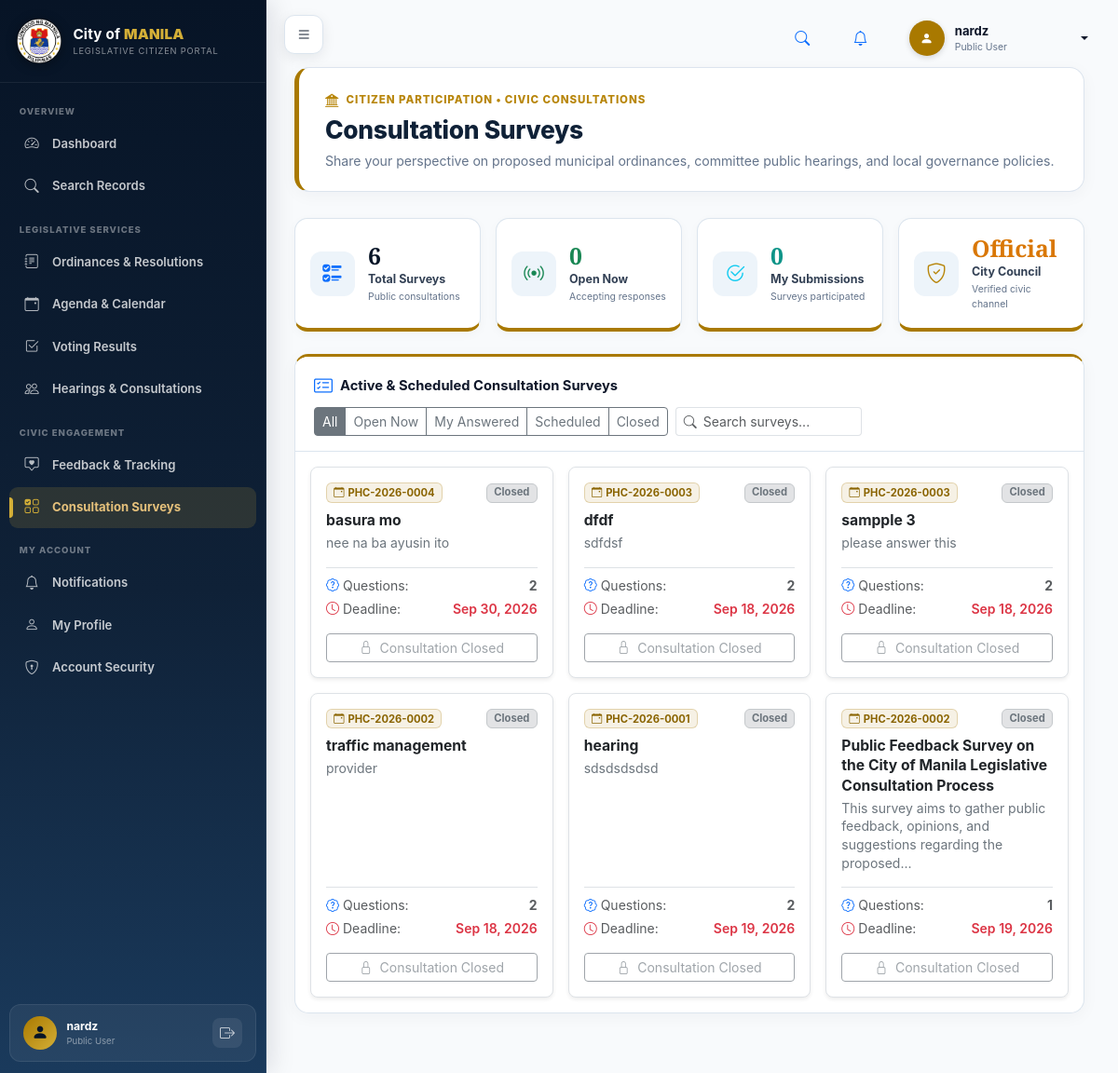
Screenshot of /citizen_portal/modules/surveys/index.php (signed in) with the database file from the repository.
### tables this page shows
CREATE TABLE `users` (
  `id` int(11) NOT NULL,
  `username` varchar(100) DEFAULT NULL,
  `full_name` varchar(150) NOT NULL,
  `email` varchar(150) NOT NULL,
  `phone` varchar(50) DEFAULT NULL,
  `password` varchar(255) NOT NULL,
  `role_id` int(11) NOT NULL,
  `office_id` int(11) DEFAULT NULL,
  `department_id` int(11) DEFAULT NULL,
  `status` varchar(50) DEFAULT 'Active',
  `created_at` timestamp NOT NULL DEFAULT current_timestamp(),
  `last_login_at` datetime DEFAULT NULL,
  `updated_at` timestamp NOT NULL DEFAULT current_timestamp() ON UPDATE current_timestamp(),
  `deleted_at` datetime DEFAULT NULL
);

CREATE TABLE `roles` (
  `id` int(11) NOT NULL,
  `name` varchar(100) NOT NULL,
  `created_at` timestamp NOT NULL DEFAULT current_timestamp()
);

CREATE TABLE `surveys` (
  `id` int(11) NOT NULL,
  `title` varchar(255) NOT NULL,
  `description` text DEFAULT NULL,
  `status` varchar(50) DEFAULT 'Active',
  `created_at` timestamp NOT NULL DEFAULT current_timestamp(),
  `hearing_id` int(11) DEFAULT NULL,
  `legislative_item_id` int(11) DEFAULT NULL,
  `created_by` int(11) DEFAULT NULL,
  `opens_at` datetime DEFAULT NULL,
  `closes_at` datetime DEFAULT NULL,
  `updated_at` timestamp NOT NULL DEFAULT current_timestamp() ON UPDATE current_timestamp()
);

CREATE TABLE `hearings` (
  `id` int(11) NOT NULL,
  `legislative_item_id` int(11) DEFAULT NULL,
  `reference_number` varchar(100) DEFAULT NULL,
  `title` varchar(255) NOT NULL,
  `hearing_type_id` int(11) DEFAULT NULL,
  `committee_id` int(11) DEFAULT NULL,
  `venue` varchar(255) DEFAULT NULL,
  `hearing_date` date NOT NULL,
  `end_date` date DEFAULT NULL,
  `hearing_time` time NOT NULL,
  `end_time` time DEFAULT NULL,
  `status` varchar(50) NOT NULL DEFAULT 'Upcoming',
  `description` text DEFAULT NULL,
  `created_at` timestamp NOT NULL DEFAULT current_timestamp(),
  `registration_deadline` datetime DEFAULT NULL,
  `maximum_participants` int(11) DEFAULT NULL,
  `meeting_link` varchar(500) DEFAULT NULL,
  `visibility` varchar(30) DEFAULT 'Public',
  `created_by` int(11) DEFAULT NULL,
  `updated_at` timestamp NOT NULL DEFAULT current_timestamp() ON UPDATE current_timestamp(),
  `cancelled_at` datetime DEFAULT NULL,
  `cancellation_reason` text DEFAULT NULL
);

### citizen_portal/modules/surveys/index.php (the view, shortened to what the rows shown need)
<?php
requireLogin();
$pdo = db();
$userId = currentUserId();
$extraCss = [appUrl('assets/css/public-modules.css')];
$stmt = $pdo->prepare(
    'SELECT s.*,
            h.reference_number hearing_reference,
            h.title hearing_title,
            li.reference_number legislative_reference,
            li.title legislative_title,
            (SELECT COUNT(*) FROM survey_questions q WHERE q.survey_id = s.id) AS question_count,
            (SELECT COUNT(*) FROM survey_submissions ss WHERE ss.survey_id = s.id AND ss.user_id = :user) AS has_answered,
            (SELECT MAX(submitted_at) FROM survey_submissions ss WHERE ss.survey_id = s.id AND ss.user_id = :user2) AS user_submitted_at
     FROM surveys s
     LEFT JOIN hearings h ON h.id = s.hearing_id
     LEFT JOIN legislative_items li ON li.id = s.legislative_item_id
     WHERE s.status IN ("Active", "Closed")
     ORDER BY s.created_at DESC, s.id DESC'
);
$stmt->execute([':user' => $userId, ':user2' => $userId]);
$surveys = $stmt->fetchAll(PDO::FETCH_ASSOC);
include __DIR__ . '/../../layouts/header.php';
?>
<div class="app-shell">
<?php include __DIR__ . '/../../layouts/sidebar.php'; ?>
<main class="main-content">
  <div class="page-head">
    <div>
      <h1>Consultation Surveys</h1>
    </div>
  </div>
  <div class="card portal-card mb-4" style="border-top: 3.5px solid #a97900 !important;">
    <div class="card-body p-3">
      <?php if (empty($surveys)): ?>
        <div class="text-center py-5 text-muted">
          <i class="bi bi-clipboard-x fs-1 d-block mb-2 text-secondary opacity-50"></i>
          <strong>No consultation surveys available at this moment.</strong>
          <p class="small text-muted mb-0">Surveys will appear here whenever city council committees conduct public polling.</p>
        </div>
      <?php else: ?>
        <div class="row g-3" id="surveysList">
          <?php foreach ($surveys as $s): ?>
            <?php
              $sid = (int)$s['id'];
              $hasAnswered = (int)$s['has_answered'] > 0;
              $wStatus = $s['window_status'];
              $searchString = strtolower(
                  $s['title'] . ' ' .
                  ($s['description'] ?? '') . ' ' .
                  ($s['hearing_reference'] ?? '') . ' ' .
                  ($s['hearing_title'] ?? '') . ' ' .
                  ($s['legislative_reference'] ?? '')
              );
            ?>
            <div class="col-md-6 col-xl-4 survey-item-col"
                 data-status="<?= strtolower($wStatus) ?>"
                 data-answered="<?= $hasAnswered ? 'answered' : 'not-answered' ?>"
                 data-search="<?= e($searchString) ?>">
              <div class="card h-100 border rounded-3 p-3 shadow-sm d-flex flex-column justify-content-between" style="transition: transform 0.15s ease, box-shadow 0.15s ease; background: #ffffff;">
                <div>
                  <div class="d-flex justify-content-between align-items-center mb-2">
                    <?php if (!empty($s['hearing_reference'])): ?>
                      <span class="badge" style="background: rgba(169, 121, 0, 0.1); color: #8A6400; border: 1px solid rgba(169, 121, 0, 0.25); font-size: 0.7rem;">
                        <i class="bi bi-calendar-event me-1"></i><?= e($s['hearing_reference']) ?>
                      </span>
                    <?php elseif (!empty($s['legislative_reference'])): ?>
                      <span class="badge bg-light text-dark border" style="font-size: 0.7rem;">
                        <i class="bi bi-file-earmark-text me-1"></i><?= e($s['legislative_reference']) ?>
                      </span>
                    <?php else: ?>
                      <span class="badge bg-light text-secondary border" style="font-size: 0.7rem;">
                        Civic Consultation
                      </span>
                    <?php endif; ?>
                    <?php if ($hasAnswered): ?>
                      <span class="badge bg-success-subtle text-success border border-success-subtle" style="font-size: 0.7rem;">
                        <i class="bi bi-check-circle-fill me-1"></i>Answered ✓
                      </span>
                    <?php elseif ($wStatus === 'Open'): ?>
                      <span class="badge bg-success-subtle text-success border border-success-subtle" style="font-size: 0.7rem;">
                        <i class="bi bi-broadcast me-1"></i>Open Now
                      </span>
                    <?php elseif ($wStatus === 'Scheduled'): ?>
                      <span class="badge bg-warning-subtle text-warning-emphasis border border-warning-subtle" style="font-size: 0.7rem;">
                        <i class="bi bi-clock-history me-1"></i>Scheduled
                      </span>
                    <?php else: ?>
                      <span class="badge bg-secondary-subtle text-secondary border border-secondary-subtle" style="font-size: 0.7rem;">
                        Closed
                      </span>
                    <?php endif; ?>
                  </div>
                  <h6 class="fw-bold text-dark mb-1" style="font-size: 0.98rem; line-height: 1.35;">
                    <?= e($s['title']) ?>
                  </h6>
                  <?php if (!empty($s['description'])): ?>
                    <p class="text-secondary small mb-3" style="line-height: 1.4;">
                      <?= e(mb_strimwidth($s['description'], 0, 95, '...')) ?>
                    </p>
                  <?php else: ?>
                    <p class="text-muted small fst-italic mb-3">No additional description provided.</p>
                  <?php endif; ?>
                </div>
                <div>
                  <div class="border-top pt-2 mb-3 small text-muted">
                    <div class="d-flex justify-content-between align-items-center mb-1">
                      <span><i class="bi bi-patch-question me-1 text-primary"></i>Questions:</span>
                      <strong><?= (int)$s['question_count'] ?></strong>
                    </div>
                    <?php if (!empty($s['closes_at'])): ?>
                      <div class="d-flex justify-content-between align-items-center">
                        <span><i class="bi bi-clock me-1 text-danger"></i>Deadline:</span>
                        <span class="text-danger fw-semibold"><?= formatDate($s['closes_at']) ?></span>
                      </div>
                    <?php endif; ?>
                  </div>
                  <div class="d-grid">
                    <?php if ($hasAnswered): ?>
                      <a href="take.php?id=<?= $sid ?>" class="btn btn-sm btn-outline-success">
                        <i class="bi bi-eye me-1"></i> View My Response
                      </a>
                    <?php elseif ($wStatus === 'Open'): ?>
                      <a href="take.php?id=<?= $sid ?>" class="btn btn-sm btn-primary">
                        <i class="bi bi-pencil-square me-1"></i> Answer Survey
                      </a>
                    <?php elseif ($wStatus === 'Scheduled'): ?>
                      <button type="button" class="btn btn-sm btn-outline-secondary" disabled>
                        <i class="bi bi-clock me-1"></i> Opens <?= !empty($s['opens_at']) ? date('M d, Y', strtotime($s['opens_at'])) : 'Soon' ?>
                      </button>
                    <?php else: ?>
                      <button type="button" class="btn btn-sm btn-outline-secondary" disabled>
                        <i class="bi bi-lock me-1"></i> Consultation Closed
                      </button>
                    <?php endif; ?>
                  </div>
                </div>
              </div>
            </div>
          <?php endforeach; ?>
        </div>
      <?php endif; ?>
    </div>
  </div>
</main>
</div>
<?php include __DIR__ . '/../../layouts/footer.php'; ?>

### citizen_portal/layouts/header.php (shortened to what the rows shown need)
<?php
$user = currentUser();
?>
<!doctype html>
<html lang="en">
<head>
<link rel="stylesheet" href="https://cdn.jsdelivr.net/npm/bootstrap@5.3.3/dist/css/bootstrap.min.css">
<link rel="stylesheet" href="https://cdn.jsdelivr.net/npm/bootstrap-icons@1.11.3/font/bootstrap-icons.css">
<link rel="stylesheet" href="<?= e(appUrl('assets/css/style.css?v=' . time())) ?>">
<link rel="stylesheet" href="<?= e(appUrl('assets/css/orlms-shell.css?v=' . time())) ?>">
<?php if(!empty($extraCss)): foreach($extraCss as $css): ?>
<link rel="stylesheet" href="<?= e($css) ?>">
<?php endforeach; endif; ?>
</head>
<body>
<header class="orlms-topbar">
    <div class="orlms-topbar-actions">
        <div class="dropdown">
            <button class="orlms-user-button dropdown-toggle" type="button" data-bs-toggle="dropdown" aria-expanded="false">
                <div class="orlms-user-copy">
                    <strong><?= e($user['full_name'] ?? 'Citizen User') ?></strong>
                    <small><?= e($user['role_name'] ?? 'Public Citizen') ?></small>
                </div>
            </button>
        </div>
    </div>
</header>

### citizen_portal/layouts/sidebar.php (shortened to what the rows shown need)
<?php
$user = currentUser();
?>
<aside class="sidebar orlms-sidebar" id="sidebar">
    <div class="sidebar-user-footer">
        <div class="user-info-text">
            <strong><?= e($user['full_name'] ?? 'Citizen User') ?></strong>
            <small><?= e($user['role_name'] ?? 'Public Citizen') ?></small>
        </div>
    </div>
</aside>

### rows the page displays
users: full_name "nardz", role.name "Public User"
surveys: hearing.reference_number "PHC-2026-0004", title "basura mo", description "nee na ba ayusin ito", question_count "2", closes_at "Sep 30, 2026"
surveys: hearing.reference_number "PHC-2026-0003", title "dfdf", description "sdfdsf", question_count "2", closes_at "Sep 18, 2026"
surveys: hearing.reference_number "PHC-2026-0003", title "sampple 3", description "please answer this", question_count "2", closes_at "Sep 18, 2026"
surveys: hearing.reference_number "PHC-2026-0002", title "traffic management", description "provider", question_count "2", closes_at "Sep 18, 2026"
surveys: hearing.reference_number "PHC-2026-0001", title "hearing", description "sdsdsdsdsd", question_count "2", closes_at "Sep 19, 2026"
surveys: hearing.reference_number "PHC-2026-0002", title "Public Feedback Survey on the City of Manila Legislative Consultation Process", description "This survey aims to gather public feedback, opinions, and suggestions regarding the proposed...", question_count "1", closes_at "Sep 19, 2026"

### other values shown
$groupLabel "OVERVIEW"
$label "Dashboard"
$label "Search Records"
$groupLabel "LEGISLATIVE SERVICES"
$label "Ordinances & Resolutions"
$label "Agenda & Calendar"
$label "Voting Results"
$label "Hearings & Consultations"
$groupLabel "CIVIC ENGAGEMENT"
$label "Feedback & Tracking"
$label "Consultation Surveys"
$groupLabel "MY ACCOUNT"
$label "Notifications"
$label "My Profile"
$label "Account Security"
